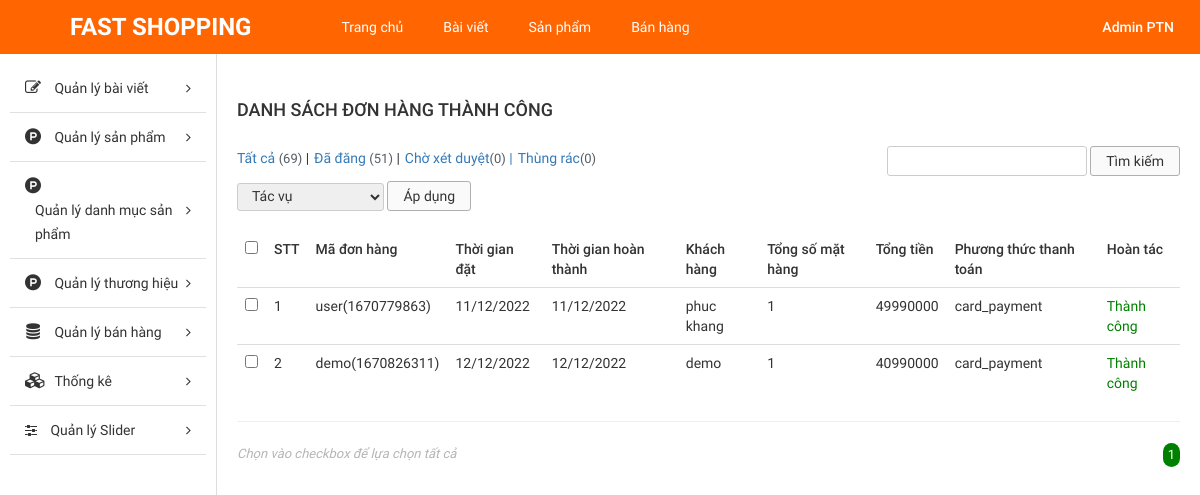
The app's page /Source_code/admin/index.php?modules=orders&controllers=index&action=list (signed in), older data.
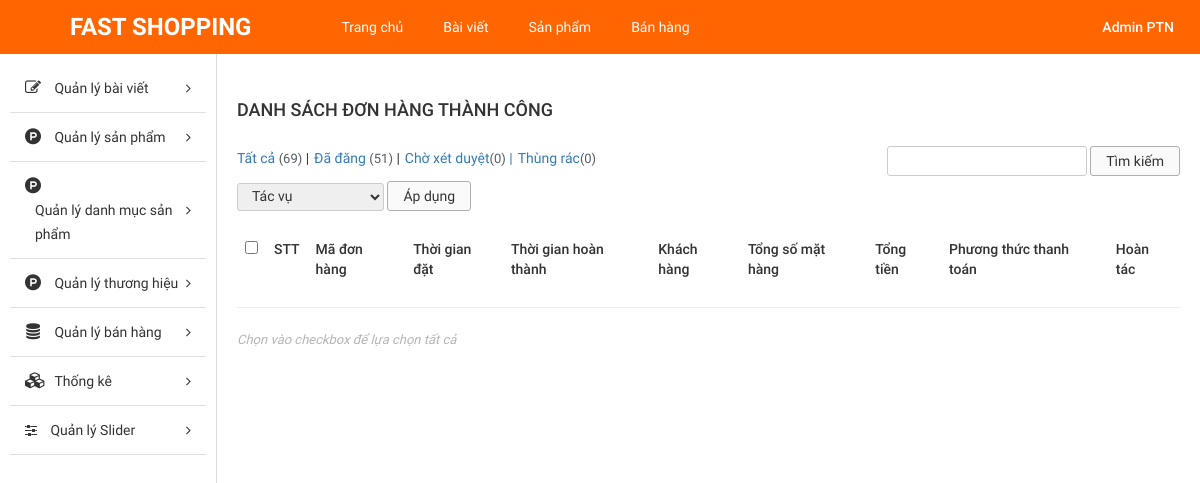
The same page, newer data.
### tables this page shows
CREATE TABLE `tbl_order` (
  `id` int NOT NULL AUTO_INCREMENT,
  `custom_id` int NOT NULL,
  `total_price` float NOT NULL,
  `total_num_product` int NOT NULL,
  `create_date` varchar(255) NOT NULL,
  `note` text NOT NULL,
  `payment_method` varchar(255) NOT NULL,
  `status` enum('Thành công','Chờ xác nhận','Hủy','') NOT NULL,
  `id_cart` int NOT NULL,
  `time` varchar(255) NOT NULL,
  `code` varchar(255) NOT NULL,
  `date_confirm` varchar(255) DEFAULT NULL,
  PRIMARY KEY (`id`),
  KEY `id_cart` (`id_cart`),
  KEY `tbl_order_ibfk_1` (`custom_id`),
  CONSTRAINT `tbl_order_ibfk_1` FOREIGN KEY (`custom_id`) REFERENCES `tbl_customer` (`id`) ON DELETE CASCADE,
  CONSTRAINT `tbl_order_ibfk_2` FOREIGN KEY (`id_cart`) REFERENCES `tbl_cart` (`id`) ON DELETE CASCADE
);

### Source_code/admin/libraries/database.php (called while the page is built, shortened)
<?php
function db_query($query_string) {
    global $conn;
    $result = mysqli_query($conn, $query_string);
    return $result;
}
function db_fetch_row($query_string) {
    $mysqli_result = db_query($query_string);
    $result = mysqli_fetch_assoc($mysqli_result);
    return $result;
}
function db_fetch_array($query_string) {
    $result = array();
    $mysqli_result = db_query($query_string);
    while ($row = mysqli_fetch_assoc($mysqli_result)) {
        $result[] = $row;
    }
    return $result;
}

### Source_code/admin/modules/orders/models/indexModel.php (called while the page is built, shortened)
<?php
function getAllOrder(){
	return db_fetch_array("SELECT * FROM `tbl_order` WHERE `status` ='Thành công'");
}
function getNameCus($id){
	$data = db_fetch_row("SELECT * FROM `tbl_customer` WHERE `id` = '$id'");
	return $data['fullname'];
}
 ?>

### Source_code/admin/modules/orders/controllers/indexController.php (called while the page is built, shortened)
<?php
function listAction() {
	$data_tmp = getAllOrder();
	foreach ($data_tmp as $key => $value) {
		$data_tmp[$key]['fullname'] = getNameCus($data_tmp[$key]['custom_id']);
	}
	if(!empty($_GET['page'])){
		$page = $_GET['page'];
	}else{
		$page =1;
	}
	$numProduct = count($data_tmp);
	$productOnPage = 5;
	$num = ceil($numProduct/$productOnPage);
	$start = ($page - 1) * $productOnPage;
	$res =[];
	for ($i=$start; $i < $start+$productOnPage; $i++) {
		if(isset($data_tmp[$i]))
        $res[] = $data_tmp[$i];
	};
	$data = [$res, $num, $page];
	load_view('list',$data);
}
?>

### Source_code/admin/core/router.php (called while the page is built, shortened)
<?php
$action_name = get_action().'Action';
call_function(array('construct', $action_name));

### Source_code/admin/core/appload.php (called while the page is built, shortened)
<?php
require CONFIGPATH . DIRECTORY_SEPARATOR . 'database.php';
require LIBPATH . DIRECTORY_SEPARATOR . 'database.php';
require COREPATH . DIRECTORY_SEPARATOR . 'base.php';
require COREPATH . DIRECTORY_SEPARATOR . 'router.php';

### Source_code/admin/index.php (called while the page is built, shortened)
<?php
require COREPATH.DIRECTORY_SEPARATOR.'appload.php';

### Source_code/admin/modules/orders/views/listView.php (the view, shortened to what the changed rows need)
<?php get_header(); ?>
<div id="main-content-wp" class="list-product-page">
    <div class="wrap clearfix">
        <?php get_sidebar(); ?>
        <div id="content" class="fl-right">
            <div class="section" id="title-page">
                <div class="clearfix">
                    <h3 id="index" class="fl-left">Danh sách đơn hàng thành công</h3>
                </div>
            </div>
            <div class="section" id="detail-page">
                <div class="section-detail">
                    <div class="filter-wp clearfix">
                        <ul class="post-status fl-left">
                            <li class="all"><a href="">Tất cả <span class="count">(69)</span></a> |</li>
                            <li class="publish"><a href="">Đã đăng <span class="count">(51)</span></a> |</li>
                            <li class="pending"><a href="">Chờ xét duyệt<span class="count">(0)</span> |</a></li>
                            <li class="pending"><a href="">Thùng rác<span class="count">(0)</span></a></li>
                        </ul>
                        <form method="GET" class="form-s fl-right">
                            <input type="text" name="s" id="s">
                            <input type="submit" name="sm_s" value="Tìm kiếm">
                        </form>
                    </div>
                    <div class="actions">
                        <form method="GET" action="" class="form-actions">
                            <select name="actions">
                                <option value="0">Tác vụ</option>
                            </select>
                            <input type="submit" name="sm_action" value="Áp dụng">
                        </form>
                    </div>
                    <div class="table-responsive">
                        <table class="table list-table-wp">
                            <thead>
                                <tr>
                                    <td><input type="checkbox" name="checkAll" id="checkAll"></td>
                                    <td><span class="thead-text">STT</span></td>
                                    <td><span class="thead-text">Mã đơn hàng</span></td>
                                    <td><span class="thead-text">Thời gian đặt</span></td>
                                    <td><span class="thead-text">Thời gian hoàn thành</span></td>
                                    <td><span class="thead-text">Khách hàng</span></td>
                                    <td><span class="thead-text">Tổng số mặt hàng</span></td>
                                    <td><span class="thead-text">Tổng tiền</span></td>
                                    <td><span class="thead-text">Phương thức thanh toán</span></td>
                                    <td><span class="thead-text">Hoàn tác</span></td>
                                </tr>
                            </thead>
                            <tbody>
                                <?php if(!empty($data['0'])) foreach ($data['0'] as $key => $value) {?>
                                <tr>
                                    <td><input type="checkbox" name="checkItem" class="checkItem"></td>
                                    <td><span class="tbody-text"><?php echo ($key +1); ?></span></td>
                                    <td><span class="tbody-text"><?php  echo $value['code']; ?></span></td>
                                    <td><span class="tbody-text"><?php  echo $value['create_date']; ?></span></td>
                                    <td><span class="tbody-text"><?php  echo $value['date_confirm']; ?></span></td>
                                    <td><span class="tbody-text"><?php  echo $value['fullname']; ?></span></td>
                                    <td><span class="tbody-text"><?php  echo $value['total_num_product']; ?></span></td>
                                    <td><span class="tbody-text"><?php  echo $value['total_price']; ?></h3></span>
                                    <td><span class="tbody-text"><?php  echo $value['payment_method']; ?></span></td>
                                    <td><span class="tbody-text" style="color: green;">Thành công</span></td>
                                </tr>
                                <?php }; ?>
                            </tbody>
                        </table>
                        <hr>
                    </div>
                </div>
            </div>
            <div class="section" id="paging-wp">
                <div class="section-detail clearfix">
                    <p id="desc" class="fl-left">Chọn vào checkbox để lựa chọn tất cả</p>
                    <ul id="list-paging" class="fl-right">
                        <?php for ($i=1; $i <= $data['1'] ; $i++) { ?>
                        <li>
                            <a <?php if($i == $data['2']) echo 'style="background-color: green;color:white; border-radius:300px;"';  ?>  href="?modules=orders&controllers=index&action=list&page=<?php echo $i; ?>" title=""><?php echo $i; ?></a>
                        </li>
                        <?php }; ?>
                    </ul>
                </div>
            </div>
        </div>
    </div>
</div>

### Source_code/admin/core/base.php (shortened to what the changed rows need)
<?php
function get_module() {
    global $config;
    $module = isset($_GET['modules']) ? $_GET['modules'] : $config['default_module'];
    return $module;
}
function call_function($list_function = array()) {
    if (is_array($list_function)) {
        foreach ($list_function as $f) {
            if (function_exists($f())) {
                $f();
            }
        }
    }
}
function load_view($name, $data_send = array()) {
    $data = $data_send;
    $path = MODULESPATH . DIRECTORY_SEPARATOR . get_module() . DIRECTORY_SEPARATOR . 'views' . DIRECTORY_SEPARATOR . $name . 'View.php';
    if (file_exists($path)) {
        require $path;
    } else {
        echo "Không tìm thấy {$path}";
    }
}
function get_header($name = '') {
    if (empty($name)) {
        $name = 'header';
    } else {
        $name = "header-{$name}";
    }
    $path = LAYOUTPATH . DIRECTORY_SEPARATOR . $name . '.php';
    if (file_exists($path)) {
        require $path;
    } else {
        echo "Không tìm thấy {$path}";
    }
}
function get_footer($name = '') {
    global $data;
    if (empty($name)) {
        $name = 'footer';
    } else {
        $name = "footer-{$name}";
    }
    $path = LAYOUTPATH . DIRECTORY_SEPARATOR . $name . '.php';
    if (file_exists($path)) {
        if (is_array($data)) {
            foreach ($data as $key => $a) {
                $$key = $a;
            }
        }
        require $path;
    } else {
        echo "Không tìm thấy {$path}";
    }
}
function get_sidebar($name = '') {
    if (empty($name)) {
        $name = 'sidebar';
    } else {
        $name = "sidebar-{$name}";
    }
    $path = LAYOUTPATH . DIRECTORY_SEPARATOR . $name . '.php';
    if (file_exists($path)) {
        require $path;
    } else {
        echo "Không tìm thấy {$path}";
    }
}
?>

### Source_code/admin/layout/header.php (shortened to what the changed rows need)
<!DOCTYPE html>
<html>
    <head>
        <link href="public/css/bootstrap/bootstrap.min.css" rel="stylesheet" type="text/css"/>
        <link href="public/css/bootstrap/bootstrap-theme.min.css" rel="stylesheet" type="text/css"/>
        <link href="public/reset.css" rel="stylesheet" type="text/css"/>
        <link href="public/css/font-awesome/css/font-awesome.min.css" rel="stylesheet" type="text/css"/>
        <link href="public/style.css" rel="stylesheet" type="text/css"/>
        <link href="public/responsive.css" rel="stylesheet" type="text/css"/>
    </head>
    <body>
        <div id="site">
            <div id="container">
                <div id="header-wp">
                    <div class="wp-inner clearfix">
                        <a href="?modules=home" title="" id="logo" class="fl-left">FAST SHOPPING</a>
                        <ul id="main-menu" class="fl-left">
                            <li>
                                <a href="?modules=home" title="">Trang chủ</a>
                            </li>
                            <li>
                                <a href="?page=list_post" title="">Bài viết</a>
                            </li>
                            <li>
                                <a href="?modules=products&controllers=index&action=list" title="">Sản phẩm</a>
                            </li>
                            <li>
                                <a href="?modules=orders&controllers=index&action=listNo" title="">Bán hàng</a>
                            </li>
                        </ul>
                        <div id="dropdown-user" class="dropdown dropdown-extended fl-right">
                            <button class="dropdown-toggle clearfix" type="button"  data-toggle="dropdown" aria-haspopup="true" aria-expanded="true">
                            <h3 id="account" class="fl-right"><?php echo $_SESSION['fullname'];?></h3>
                            </button>
                        </div>
                    </div>
                </div>

### Source_code/admin/layout/sidebar.php (shortened to what the changed rows need)
<div id="sidebar" class="fl-left">
    <ul id="sidebar-menu">
        <li class="nav-item">
            <a href="" title="" class="nav-link nav-toggle">
                <span class="fa fa-pencil-square-o icon"></span>
                <span class="title">Quản lý bài viết</span>
            </a>
        </li>
        <li class="nav-item">
            <a href="" title="" class="nav-link nav-toggle">
                <span class="fa fa-product-hunt icon"></span>
                <span class="title">Quản lý sản phẩm</span>
            </a>
        </li>
        <li class="nav-item">
            <a href="" title="" class="nav-link nav-toggle">
                <span class="fa fa-product-hunt icon"></span>
                <span class="title">Quản lý danh mục sản phẩm</span>
            </a>
        </li>
            <li class="nav-item">
            <a href="" title="" class="nav-link nav-toggle">
                <span class="fa fa-product-hunt icon"></span>
                <span class="title">Quản lý thương hiệu</span>
            </a>
        </li>
        <li class="nav-item">
            <a href="" title="" class="nav-link nav-toggle">
                <span class="fa fa-database icon"></span>
                <span class="title">Quản lý bán hàng</span>
            </a>
        </li>
        <li class="nav-item">
            <a href="#" title="" class="nav-link nav-toggle">
                <span class="fa fa-cubes icon"></span>
                <span class="title">Thống kê</span>
            </a>
        </li>
        <li class="nav-item">
            <a href="#" title="" class="nav-link nav-toggle">
                <i class="fa fa-sliders" aria-hidden="true"></i>
                <span class="title">Quản lý Slider</span>
            </a>
        </li>
    </ul>
</div>

Row changes from the older to the newer data that the page shows:
removed tbl_order: code "user(1670779863)", create_date "11/12/2022", date_confirm "11/12/2022", fullname "phuc khang", total_num_product "1", total_price "49990000", payment_method "card_payment"
removed tbl_order: code "demo(1670826311)", create_date "12/12/2022", date_confirm "12/12/2022", fullname "demo", total_num_product "1", total_price "40990000", payment_method "card_payment"
Text that changed along with them:
list line gone: "1"
